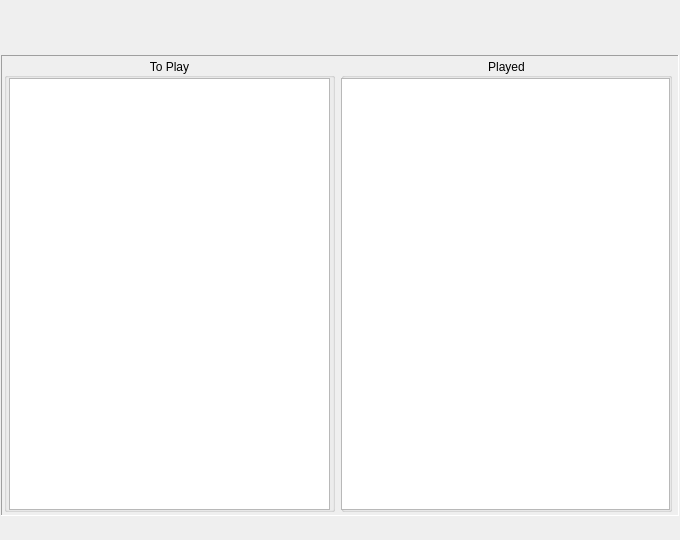
<?xml version="1.0" encoding="UTF-8"?>
<ui version="4.0">
 <class>MainWindow</class>
 <widget class="QMainWindow" name="MainWindow">
  <property name="geometry">
   <rect>
    <x>0</x>
    <y>0</y>
    <width>680</width>
    <height>540</height>
   </rect>
  </property>
  <property name="baseSize">
   <size>
    <width>680</width>
    <height>540</height>
   </size>
  </property>
  <property name="windowTitle">
   <string>MainWindow</string>
  </property>
  <property name="windowIcon">
   <iconset>
    <normaloff>RandomPlayer.ico</normaloff>RandomPlayer.ico</iconset>
  </property>
  <widget class="QWidget" name="centralwidget">
   <widget class="QWidget" name="verticalLayoutWidget">
    <property name="geometry">
     <rect>
      <x>260</x>
      <y>0</y>
      <width>141</width>
      <height>51</height>
     </rect>
    </property>
    <layout class="QVBoxLayout" name="verticalLayout">
     <item>
      <layout class="QGridLayout" name="mainLayout"/>
     </item>
    </layout>
   </widget>
   <widget class="QFrame" name="frame">
    <property name="geometry">
     <rect>
      <x>1</x>
      <y>55</y>
      <width>678</width>
      <height>461</height>
     </rect>
    </property>
    <property name="autoFillBackground">
     <bool>true</bool>
    </property>
    <property name="frameShape">
     <enum>QFrame::Panel</enum>
    </property>
    <property name="frameShadow">
     <enum>QFrame::Sunken</enum>
    </property>
    <property name="lineWidth">
     <number>1</number>
    </property>
    <property name="midLineWidth">
     <number>0</number>
    </property>
    <widget class="QGroupBox" name="groupBox">
     <property name="geometry">
      <rect>
       <x>3</x>
       <y>3</y>
       <width>331</width>
       <height>454</height>
      </rect>
     </property>
     <property name="title">
      <string>To Play</string>
     </property>
     <property name="alignment">
      <set>Qt::AlignCenter</set>
     </property>
     <widget class="QListWidget" name="listWidget">
      <property name="geometry">
       <rect>
        <x>5</x>
        <y>20</y>
        <width>321</width>
        <height>432</height>
       </rect>
      </property>
     </widget>
    </widget>
    <widget class="QGroupBox" name="groupBox_2">
     <property name="geometry">
      <rect>
       <x>340</x>
       <y>3</y>
       <width>331</width>
       <height>454</height>
      </rect>
     </property>
     <property name="title">
      <string>Played</string>
     </property>
     <property name="alignment">
      <set>Qt::AlignCenter</set>
     </property>
     <widget class="QListView" name="listView_2">
      <property name="geometry">
       <rect>
        <x>0</x>
        <y>20</y>
        <width>329</width>
        <height>432</height>
       </rect>
      </property>
      <property name="sizePolicy">
       <sizepolicy hsizetype="Maximum" vsizetype="Maximum">
        <horstretch>0</horstretch>
        <verstretch>0</verstretch>
       </sizepolicy>
      </property>
      <property name="frameShadow">
       <enum>QFrame::Plain</enum>
      </property>
     </widget>
    </widget>
   </widget>
  </widget>
 </widget>
 <resources/>
 <connections/>
</ui>
